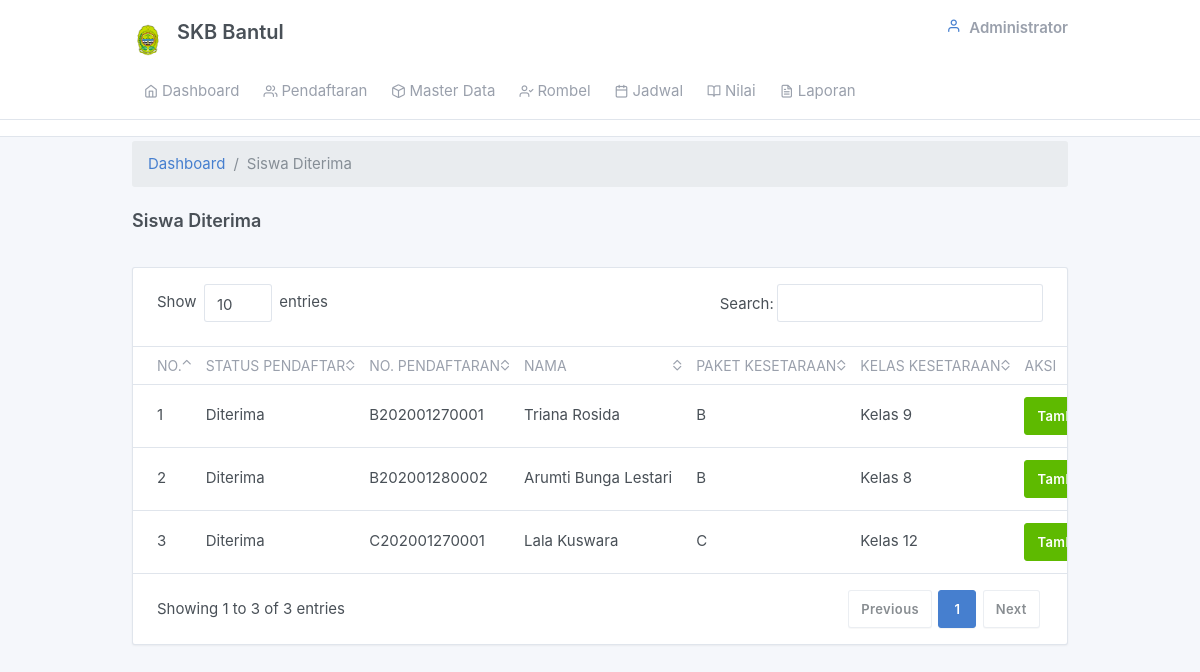
Page /admin/siswa_diterima.php on the earlier database version.
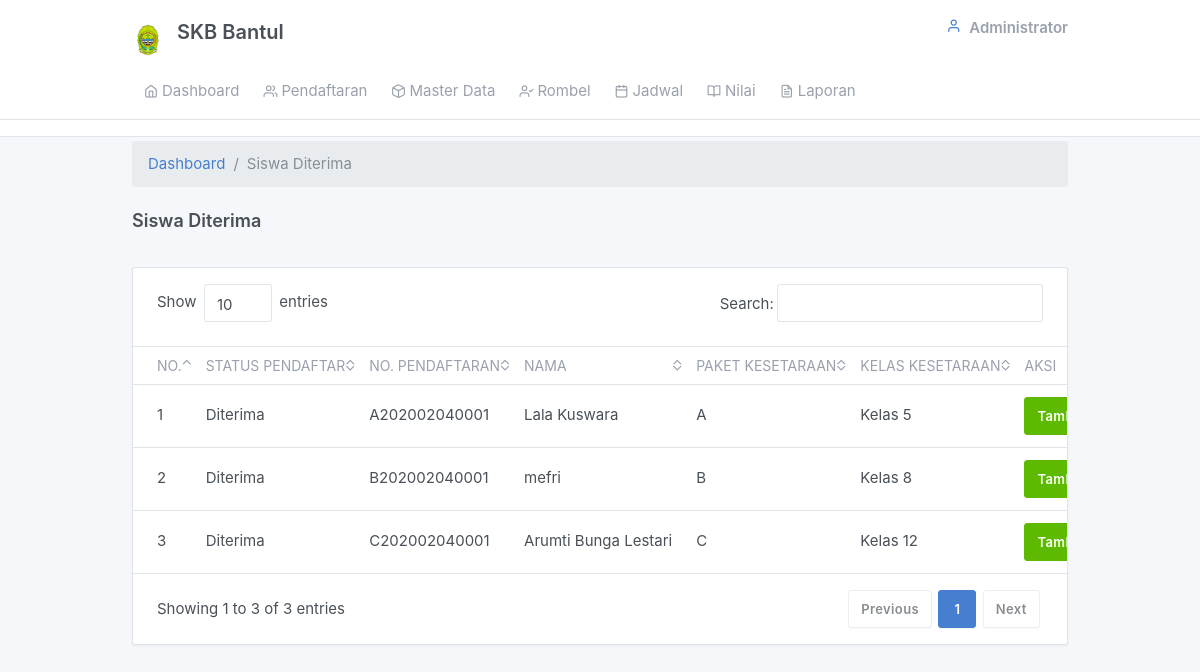
Same page on the later database version.
### tables this page shows
CREATE TABLE `tb_pendaftar` (
  `no_pendaftar` varchar(50) NOT NULL,
  `paket_kesetaraan` enum('A','B','C','') NOT NULL,
  `kelas_kesetaraan` varchar(15) NOT NULL,
  `nama` varchar(50) NOT NULL,
  `tempat_lhr` varchar(30) NOT NULL,
  `tanggal_lhr` date NOT NULL,
  `agama` varchar(12) NOT NULL,
  `jenkel` enum('Laki-Laki','Perempuan') NOT NULL,
  `alamat_domisili` varchar(100) NOT NULL,
  `no_hp` varchar(15) NOT NULL,
  `tgl_pendaftaran` date NOT NULL,
  `asal_sekolah` varchar(30) NOT NULL,
  `putus_sekolah_kelas` varchar(20) NOT NULL,
  `putus_sekolah_semester` varchar(20) NOT NULL,
  `alamat_sekolah` varchar(100) NOT NULL,
  `bertempat_tinggal` varchar(20) NOT NULL,
  `nama_ayah` varchar(50) NOT NULL,
  `nama_ibu` varchar(50) NOT NULL,
  `pekerjaan_ayah` varchar(20) NOT NULL,
  `pekerjaan_ibu` varchar(20) NOT NULL,
  `alamat_ortu` varchar(100) NOT NULL,
  `no_hp_ortuwali` varchar(14) NOT NULL,
  `status_pendaftar` varchar(15) NOT NULL,
  `foto` varchar(50) NOT NULL,
  `akte` varchar(40) NOT NULL,
  `kk` varchar(40) NOT NULL,
  `ijazah_raport` varchar(40) NOT NULL,
  `sk_pindah_sekolah` varchar(40) NOT NULL
);

### admin/siswa_diterima.php (the view, shortened to what this page needs)
<?php
  include '../config/connection.php';
?>
<div class="my-md-1">
          <div class="container">
      <ol class="breadcrumb">
            <li class="breadcrumb-item">
              <a href="index.php">Dashboard</a>
            </li>
            <li class="breadcrumb-item active">Siswa Diterima</li>
          </ol>
            <div class="page-header">
              <h4>
                Siswa Diterima
              </h4>
            </div>
              <div class="">
                <div class="card">
                  <div class="table-responsive">
                    <table class="table card-table table-vcenter text-nowrap datatable">
                      <thead>
                        <tr>
                          <th class="w-1">No.</th>
                          <th>Status Pendaftar</th>
                          <th>No. Pendaftaran</th>
                          <th>Nama</th>
                          <th>Paket Kesetaraan</th>
                          <th>Kelas Kesetaraan</th>
                          <th>Aksi</th>
                        </tr>
                      </thead>
                      <tbody>
                        <?php
                      $sql=mysqli_query($connect,"SELECT * FROM tb_pendaftar  WHERE status_pendaftar='Diterima'");
                      $no=1;
                      while($h=mysqli_fetch_array($sql)){ ?>
                        <tr>
                          <td><?php echo $no;?></td>
                          <td><?php echo $h['status_pendaftar'];?></td>
                          <td><?php echo $h['no_pendaftar'];?></td>
                          <td><?php echo $h['nama'];?></td>
                          <td><?php echo $h['paket_kesetaraan'];?></td>
                          <td><?php echo $h['kelas_kesetaraan'];?></td>
                          <td>
                          <a href="siswa.php?id=<?php echo $h['no_pendaftar']?>" class="btn btn-success">Tambah ke Siswa</a>
                          </td>
                        </tr>
                        <?php $no++; } ?>
                      </tbody>
                    </table>
                  </div>
                </div>
              </div>
            </div>
          </div>
  </body>
</html>

Differences in the rows shown:
removed tb_pendaftar: status_pendaftar "Diterima", no_pendaftar "B202001270001", nama "Triana Rosida", paket_kesetaraan "B", kelas_kesetaraan "Kelas 9"
removed tb_pendaftar: status_pendaftar "Diterima", no_pendaftar "B202001280002", nama "Arumti Bunga Lestari", paket_kesetaraan "B", kelas_kesetaraan "Kelas 8"
removed tb_pendaftar: status_pendaftar "Diterima", no_pendaftar "C202001270001", nama "Lala Kuswara", paket_kesetaraan "C", kelas_kesetaraan "Kelas 12"
added tb_pendaftar: status_pendaftar "Diterima", no_pendaftar "A202002040001", nama "Lala Kuswara", paket_kesetaraan "A", kelas_kesetaraan "Kelas 5"
added tb_pendaftar: status_pendaftar "Diterima", no_pendaftar "B202002040001", nama "mefri", paket_kesetaraan "B", kelas_kesetaraan "Kelas 8"
added tb_pendaftar: status_pendaftar "Diterima", no_pendaftar "C202002040001", nama "Arumti Bunga Lestari", paket_kesetaraan "C", kelas_kesetaraan "Kelas 12"
